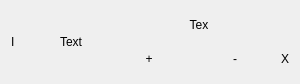
<?xml version="1.0" encoding="UTF-8"?>
<ui version="4.0">
 <class>ItemContainer</class>
 <widget class="QWidget" name="ItemContainer">
  <property name="windowModality">
   <enum>Qt::NonModal</enum>
  </property>
  <property name="geometry">
   <rect>
    <x>0</x>
    <y>0</y>
    <width>300</width>
    <height>84</height>
   </rect>
  </property>
  <property name="sizePolicy">
   <sizepolicy hsizetype="Preferred" vsizetype="Preferred">
    <horstretch>0</horstretch>
    <verstretch>0</verstretch>
   </sizepolicy>
  </property>
  <property name="minimumSize">
   <size>
    <width>10</width>
    <height>0</height>
   </size>
  </property>
  <property name="maximumSize">
   <size>
    <width>16777215</width>
    <height>84</height>
   </size>
  </property>
  <property name="contextMenuPolicy">
   <enum>Qt::ActionsContextMenu</enum>
  </property>
  <property name="windowTitle">
   <string>Form</string>
  </property>
  <property name="windowOpacity">
   <double>1.000000000000000</double>
  </property>
  <property name="styleSheet">
   <string notr="true"/>
  </property>
  <layout class="QGridLayout" name="gridLayout">
   <item row="0" column="0">
    <widget class="QLabel" name="thumnail_image">
     <property name="text">
      <string>I</string>
     </property>
    </widget>
   </item>
   <item row="0" column="1">
    <widget class="QLabel" name="name">
     <property name="styleSheet">
      <string notr="true">font: 75 20pt &quot;Minion Pro SmBd&quot;;
</string>
     </property>
     <property name="text">
      <string>Text</string>
     </property>
    </widget>
   </item>
   <item row="0" column="2">
    <layout class="QVBoxLayout" name="verticalLayout">
     <item>
      <widget class="QLabel" name="price">
       <property name="styleSheet">
        <string notr="true">font: 75 12pt &quot;Tekton Pro&quot;;
</string>
       </property>
       <property name="text">
        <string>Tex</string>
       </property>
       <property name="alignment">
        <set>Qt::AlignCenter</set>
       </property>
      </widget>
     </item>
     <item>
      <layout class="QHBoxLayout" name="horizontalLayout">
       <item>
        <widget class="QPushButton" name="add">
         <property name="text">
          <string>+</string>
         </property>
         <property name="flat">
          <bool>true</bool>
         </property>
        </widget>
       </item>
       <item>
        <widget class="QPushButton" name="remove">
         <property name="enabled">
          <bool>true</bool>
         </property>
         <property name="text">
          <string>-</string>
         </property>
         <property name="flat">
          <bool>true</bool>
         </property>
        </widget>
       </item>
       <item>
        <widget class="QLabel" name="times">
         <property name="text">
          <string>X</string>
         </property>
        </widget>
       </item>
      </layout>
     </item>
    </layout>
   </item>
  </layout>
 </widget>
 <resources/>
 <connections/>
</ui>
